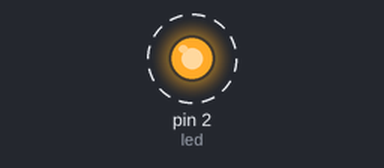
A program run on a simulated MicroPython board. Parts: output pins drawn as LEDs (lit = HIGH). Dashed ring = blinking.

Above: at 0.2 s.
Timing chart, 0 to 3.0 s (numbered marks = the images above):
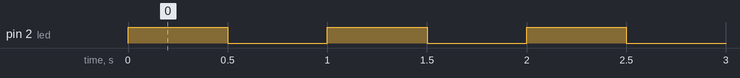

The program:

blink.py
```python
import time
from machine import Pin

#Numero de Pin
pin_led = 2 #Cambiar el numero del Pin a elección

#Pin de salida
led = Pin(pin_led, Pin.OUT)

#Main
while True:
    led.on()
    time.sleep_ms(500) #Delay 500ms
    led.off()
    time.sleep_ms(500) #Delay 500ms
```

Measured:
- by itself, pin 2 (led): alternates HIGH for 0.50 s and LOW for 0.50 s
